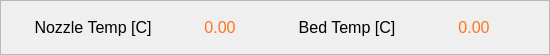
        <widget class="QFrame" name="frame_15">
         <property name="minimumSize">
          <size>
           <width>550</width>
           <height>55</height>
          </size>
         </property>
         <property name="maximumSize">
          <size>
           <width>800</width>
           <height>55</height>
          </size>
         </property>
         <property name="frameShape">
          <enum>QFrame::StyledPanel</enum>
         </property>
         <property name="frameShadow">
          <enum>QFrame::Raised</enum>
         </property>
         <layout class="QHBoxLayout" name="horizontalLayout_7">
          <item>
           <widget class="QLabel" name="l19_5">
            <property name="minimumSize">
             <size>
              <width>120</width>
              <height>20</height>
             </size>
            </property>
            <property name="maximumSize">
             <size>
              <width>120</width>
              <height>20</height>
             </size>
            </property>
            <property name="font">
             <font>
              <pointsize>12</pointsize>
             </font>
            </property>
            <property name="text">
             <string>Nozzle Temp [C]</string>
            </property>
            <property name="alignment">
             <set>Qt::AlignCenter</set>
            </property>
           </widget>
          </item>
          <item>
           <widget class="QLabel" name="NOZZ_TEMP">
            <property name="minimumSize">
             <size>
              <width>80</width>
              <height>30</height>
             </size>
            </property>
            <property name="maximumSize">
             <size>
              <width>80</width>
              <height>30</height>
             </size>
            </property>
            <property name="font">
             <font>
              <pointsize>12</pointsize>
             </font>
            </property>
            <property name="styleSheet">
             <string notr="true">QLabel{
color: rgb(255, 115, 30);
}</string>
            </property>
            <property name="text">
             <string>0.00</string>
            </property>
            <property name="alignment">
             <set>Qt::AlignCenter</set>
            </property>
           </widget>
          </item>
          <item>
           <widget class="QLabel" name="l19_6">
            <property name="minimumSize">
             <size>
              <width>120</width>
              <height>20</height>
             </size>
            </property>
            <property name="maximumSize">
             <size>
              <width>120</width>
              <height>20</height>
             </size>
            </property>
            <property name="font">
             <font>
              <pointsize>12</pointsize>
             </font>
            </property>
            <property name="text">
             <string>Bed Temp [C]</string>
            </property>
            <property name="alignment">
             <set>Qt::AlignCenter</set>
            </property>
           </widget>
          </item>
          <item>
           <widget class="QLabel" name="BED_TEMP">
            <property name="minimumSize">
             <size>
              <width>80</width>
              <height>30</height>
             </size>
            </property>
            <property name="maximumSize">
             <size>
              <width>80</width>
              <height>30</height>
             </size>
            </property>
            <property name="font">
             <font>
              <pointsize>12</pointsize>
             </font>
            </property>
            <property name="styleSheet">
             <string notr="true">QLabel{
color: rgb(255, 115, 30);
}</string>
            </property>
            <property name="text">
             <string>0.00</string>
            </property>
            <property name="alignment">
             <set>Qt::AlignCenter</set>
            </property>
           </widget>
          </item>
         </layout>
        </widget>
